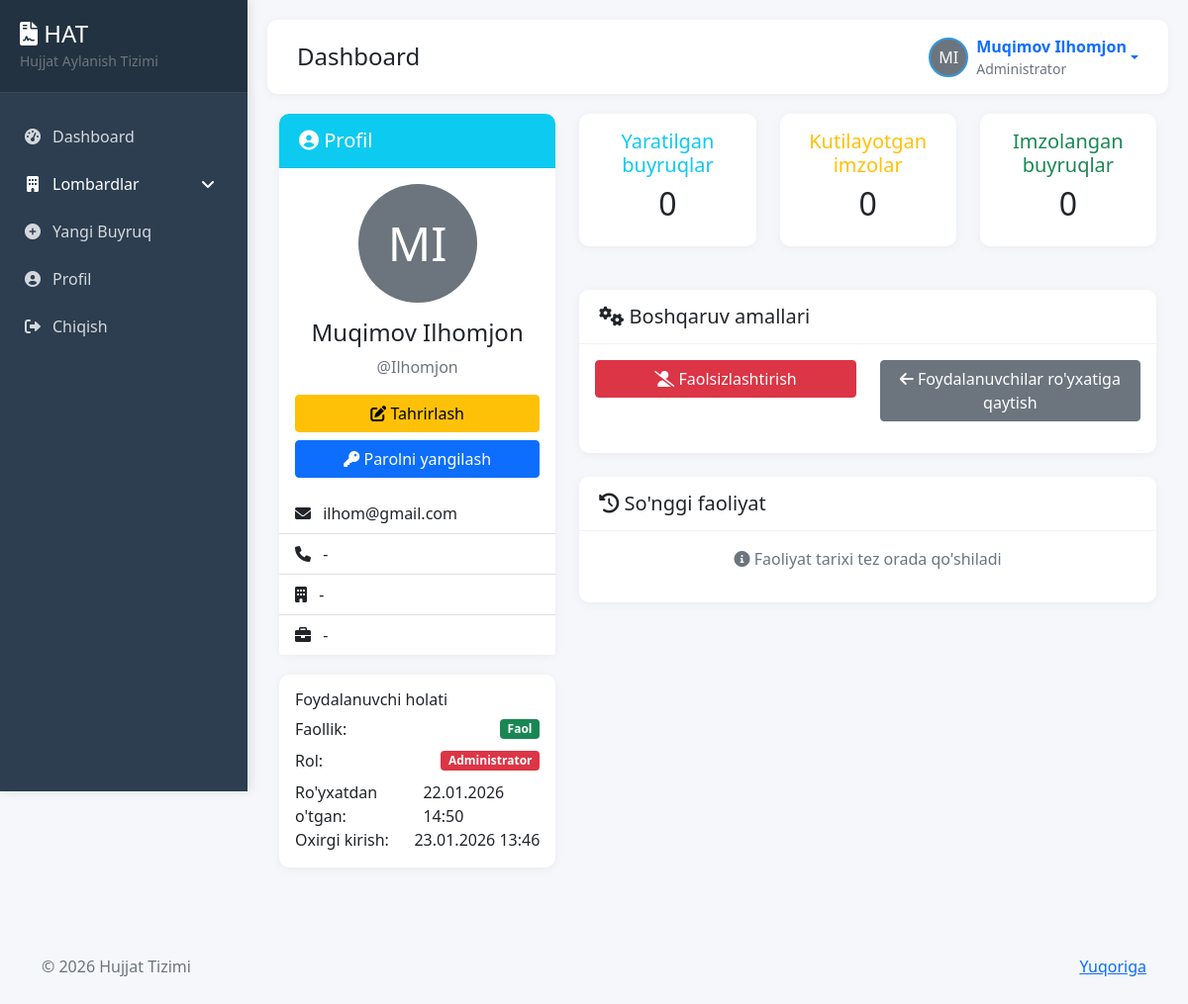
Before: /user/1/ (signed in) with the older database file.
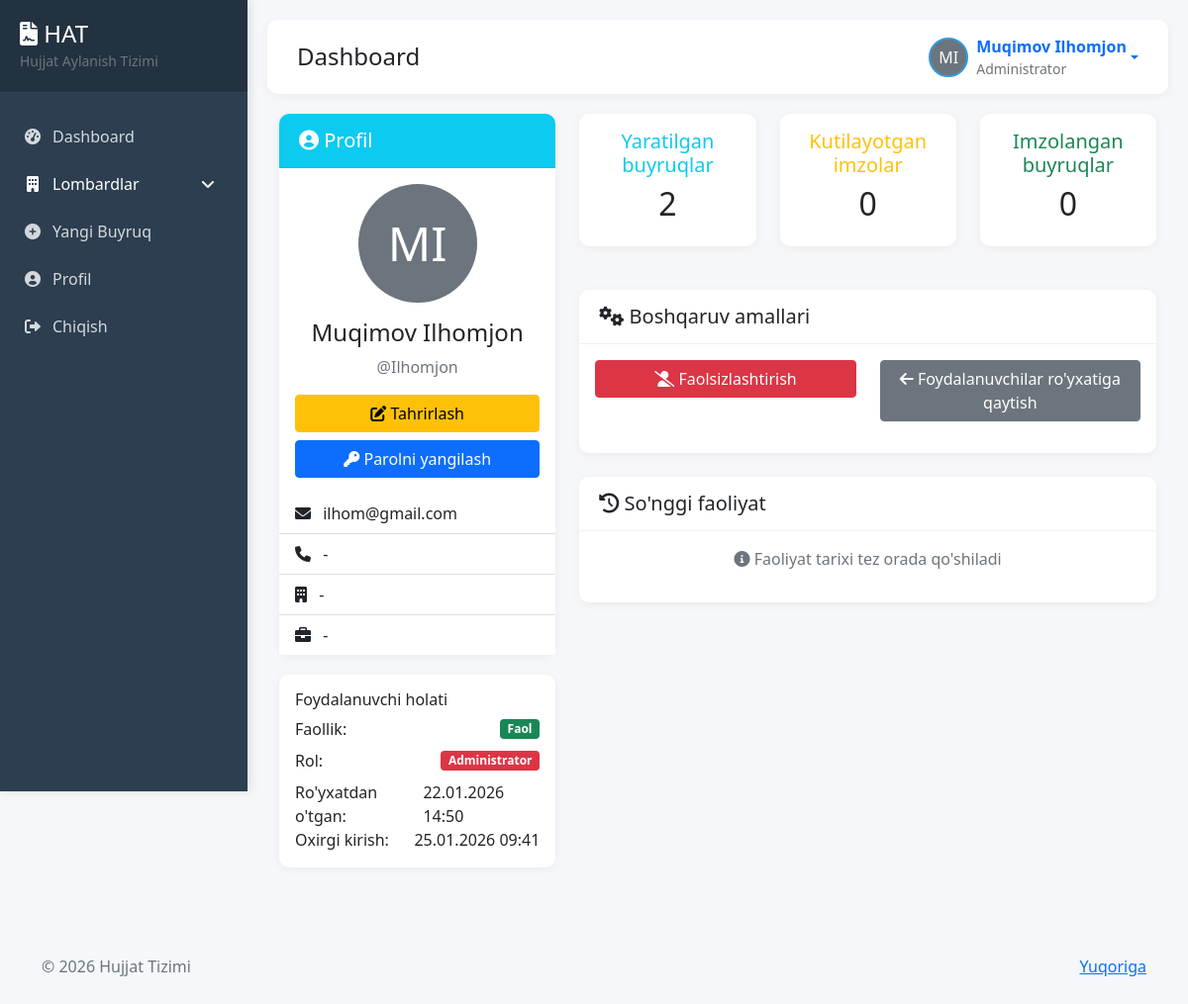
After: the same page with the newer database file.
### users/models.py (models this page shows, shortened)
class CustomUser(AbstractUser):
    ROLE_CHOICES = (
        ('admin', 'Administrator'),
        ('employee', 'Oddiy Ishchi'),
    )
    role = models.CharField(max_length=20, choices=ROLE_CHOICES, default='employee')
    branch = models.ManyToManyField(
        Branch,
        related_name='employees',
        blank=True
    )
    profile_image = models.ImageField(upload_to='profiles/', null=True, blank=True)
    signature_image = models.ImageField(upload_to='signatures/', null=True, blank=True)
    class Meta:
        verbose_name = 'Foydalanuvchi'
        verbose_name_plural = 'Foydalanuvchilar'

### users/views.py (the view)
# urls.py: path('user/<int:user_id>/',         views.user_detail,          name='user_detail'),
@login_required
def user_detail(request, user_id):
    if not request.user.role == 'admin':
        messages.error(request, "Sizda bu sahifaga kirish huquqi yo'q")
        return redirect('dashboard')
    user = get_object_or_404(CustomUser, id=user_id)
    created_orders = Order.objects.filter(created_by=user).count()
    pending_signatures = Order.objects.filter(
        signers__user=user,
        status__in=['pending', 'partial']
    ).count()
    completed_signatures = OrderSignature.objects.filter(
        user=user,
        signed=True
    ).count()
    context = {
        'user': user,
        'created_orders': created_orders,
        'pending_signatures': pending_signatures,
        'completed_signatures': completed_signatures,
    }
    return render(request, 'users/user_detail.html', context)

### users/context_processors.py (called while the page is built)
def sidebar_branches(request):
    branches = Branch.objects.select_related('parent_branch').prefetch_related('sub_branches')
    return {
        'sidebar_branches': branches
    }

### templates/users/user_detail.html (shortened to what the changed rows need)
{% extends 'base.html' %}
{% block content %}
<div class="row">
    <div class="col-md-4">
        <div class="card">
            <div class="card-body text-center">
                <div class="mb-3">
                    <div class="avatar-circle" style="width: 120px; height: 120px; background: #6c757d; border-radius: 50%; margin: 0 auto; display: flex; align-items: center; justify-content: center; font-size: 48px; color: white;">
                        {{ user.first_name|first|upper }}{{ user.last_name|first|upper }}
                    </div>
                </div>
                <h4>{{ user.get_full_name }}</h4>
                <p class="text-muted">@{{ user.username }}</p>
                <div class="d-grid gap-2">
                    <a href="{% url 'edit_user' user.id %}" class="btn btn-warning">
                    </a>
                    <a href="{% url 'reset_user_password' user.id %}" class="btn btn-primary">
                    </a>
                </div>
            </div>
            <ul class="list-group list-group-flush">
                <li class="list-group-item">
                    <i class="fas fa-envelope me-2"></i>
                    {{ user.email }}
                </li>
                <li class="list-group-item">
                    <i class="fas fa-phone me-2"></i>
                    {{ user.phone|default:"-" }}
                </li>
                <li class="list-group-item">
                    <i class="fas fa-building me-2"></i>
                    {{ user.branch.name|default:"-" }}
                </li>
                <li class="list-group-item">
                    <i class="fas fa-briefcase me-2"></i>
                    {{ user.position|default:"-" }}
                </li>
            </ul>
        </div>
        <div class="card mt-3">
            <div class="card-body">
                <div class="d-flex justify-content-between align-items-center mb-2">
                    <span>Rol:</span>
                    <span class="badge {% if user.role == 'admin' %}bg-danger{% else %}bg-info{% endif %}">
                        {{ user.get_role_display }}
                    </span>
                </div>
                <div class="d-flex justify-content-between align-items-center">
                    <span>Ro'yxatdan o'tgan:</span>
                    <span>{{ user.date_joined|date:"d.m.Y H:i" }}</span>
                </div>
                <div class="d-flex justify-content-between align-items-center">
                    <span>Oxirgi kirish:</span>
                    <span>{{ user.last_login|date:"d.m.Y H:i"|default:"-" }}</span>
                </div>
            </div>
        </div>
    </div>
    <div class="col-md-8">
        <div class="row">
            <div class="col-md-4">
                <div class="card text-center">
                    <div class="card-body">
                        <h5 class="card-title text-info">Yaratilgan buyruqlar</h5>
                        <h2>{{ created_orders }}</h2>
                    </div>
                </div>
            </div>
            <div class="col-md-4">
                <div class="card text-center">
                    <div class="card-body">
                        <h2>{{ pending_signatures }}</h2>
                    </div>
                </div>
            </div>
            <div class="col-md-4">
                <div class="card text-center">
                    <div class="card-body">
                        <h2>{{ completed_signatures }}</h2>
                    </div>
                </div>
            </div>
        </div>
    </div>
</div>
{% endblock %}

### templates/layouts/header.html (shortened to what this page needs)
<div class="header">
  <div>
    <h4 class="mb-0">{% block header_title %}Dashboard{% endblock %}</h4>
  </div>
  {% if user.is_authenticated %}
  <div class="user-info">
    <div class="dropdown">
      <a href="#" class="d-flex align-items-center text-decoration-none dropdown-toggle" data-bs-toggle="dropdown">
        {% if user.profile_image %}
        <img src="{{ user.profile_image.url }}" alt="Profile" class="user-avatar">
        {% else %}
        <div class="user-avatar bg-secondary d-flex align-items-center justify-content-center text-white">
          {{ user.first_name|first }}{{ user.last_name|first }}
        </div>
        {% endif %}
        <div class="ms-2">
          <strong>{{ user.get_full_name }}</strong>
          <small class="text-muted d-block">{{ user.get_role_display }}</small>
        </div>
      </a>
    </div>
  </div>
  {% endif %}
</div>

Changed rows visible on the page:
changed CustomUser "Muqimov Ilhomjon": last_login "23.01.2026 13:46" → "25.01.2026 09:41"
Other visible differences:
{{ created_orders }}: "0" → "2"
